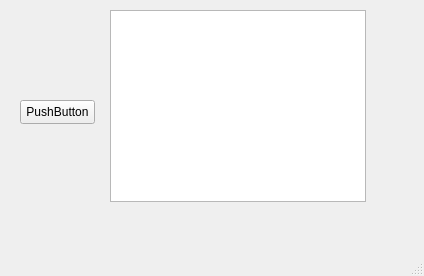
<?xml version="1.0" encoding="UTF-8"?>
<ui version="4.0">
 <class>MainWindow</class>
 <widget class="QMainWindow" name="MainWindow">
  <property name="geometry">
   <rect>
    <x>0</x>
    <y>0</y>
    <width>424</width>
    <height>276</height>
   </rect>
  </property>
  <property name="windowTitle">
   <string>MainWindow</string>
  </property>
  <widget class="QWidget" name="centralwidget">
   <widget class="QPushButton" name="bAggiungiAlunno">
    <property name="geometry">
     <rect>
      <x>20</x>
      <y>100</y>
      <width>75</width>
      <height>24</height>
     </rect>
    </property>
    <property name="text">
     <string>PushButton</string>
    </property>
   </widget>
   <widget class="QTableView" name="tabella">
    <property name="geometry">
     <rect>
      <x>110</x>
      <y>10</y>
      <width>256</width>
      <height>192</height>
     </rect>
    </property>
   </widget>
  </widget>
  <widget class="QMenuBar" name="menubar">
   <property name="geometry">
    <rect>
     <x>0</x>
     <y>0</y>
     <width>424</width>
     <height>22</height>
    </rect>
   </property>
  </widget>
  <widget class="QStatusBar" name="statusbar"/>
 </widget>
 <resources/>
 <connections/>
</ui>
